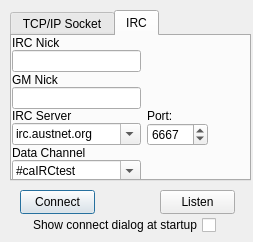
<?xml version="1.0" encoding="UTF-8"?>
<ui version="4.0">
 <class>ConnectDialog</class>
 <widget class="QDialog" name="ConnectDialog">
  <property name="geometry">
   <rect>
    <x>0</x>
    <y>0</y>
    <width>253</width>
    <height>242</height>
   </rect>
  </property>
  <property name="windowTitle">
   <string>Connection</string>
  </property>
  <widget class="QTabWidget" name="tabWidget">
   <property name="geometry">
    <rect>
     <x>10</x>
     <y>10</y>
     <width>241</width>
     <height>171</height>
    </rect>
   </property>
   <property name="currentIndex">
    <number>1</number>
   </property>
   <widget class="QWidget" name="socketTab">
    <attribute name="title">
     <string>TCP/IP Socket</string>
    </attribute>
    <widget class="QWidget" name="gridLayoutWidget">
     <property name="geometry">
      <rect>
       <x>0</x>
       <y>10</y>
       <width>196</width>
       <height>94</height>
      </rect>
     </property>
     <layout class="QGridLayout" name="gridLayout" columnstretch="1,0">
      <property name="verticalSpacing">
       <number>0</number>
      </property>
      <item row="2" column="0">
       <widget class="QLabel" name="addressLabel">
        <property name="text">
         <string>Address:</string>
        </property>
       </widget>
      </item>
      <item row="2" column="1">
       <widget class="QLabel" name="portLabel">
        <property name="text">
         <string>Port:</string>
        </property>
       </widget>
      </item>
      <item row="3" column="1">
       <widget class="QSpinBox" name="portSpinBox">
        <property name="maximumSize">
         <size>
          <width>16777215</width>
          <height>16777215</height>
         </size>
        </property>
        <property name="minimum">
         <number>0</number>
        </property>
        <property name="maximum">
         <number>65535</number>
        </property>
        <property name="value">
         <number>4000</number>
        </property>
       </widget>
      </item>
      <item row="3" column="0">
       <widget class="QComboBox" name="addressComboBox">
        <property name="editable">
         <bool>true</bool>
        </property>
        <property name="currentIndex">
         <number>0</number>
        </property>
        <property name="insertPolicy">
         <enum>QComboBox::InsertAtTop</enum>
        </property>
        <item>
         <property name="text">
          <string/>
         </property>
        </item>
       </widget>
      </item>
      <item row="1" column="0">
       <widget class="QLineEdit" name="usernameEdit"/>
      </item>
      <item row="0" column="0">
       <widget class="QLabel" name="usernameLabel">
        <property name="text">
         <string>Username:</string>
        </property>
       </widget>
      </item>
      <item row="4" column="0">
       <widget class="QCheckBox" name="webCheckBox">
        <property name="text">
         <string>Use web server</string>
        </property>
        <property name="checked">
         <bool>true</bool>
        </property>
       </widget>
      </item>
     </layout>
    </widget>
   </widget>
   <widget class="QWidget" name="ircTab">
    <attribute name="title">
     <string>IRC</string>
    </attribute>
    <widget class="QWidget" name="gridLayoutWidget_2">
     <property name="geometry">
      <rect>
       <x>0</x>
       <y>0</y>
       <width>196</width>
       <height>146</height>
      </rect>
     </property>
     <layout class="QGridLayout" name="gridLayout_2" columnstretch="1,0">
      <property name="verticalSpacing">
       <number>0</number>
      </property>
      <item row="4" column="0">
       <widget class="QLabel" name="addressLabel_2">
        <property name="text">
         <string>IRC Server</string>
        </property>
       </widget>
      </item>
      <item row="4" column="1">
       <widget class="QLabel" name="portLabel_2">
        <property name="text">
         <string>Port:</string>
        </property>
       </widget>
      </item>
      <item row="5" column="1">
       <widget class="QSpinBox" name="portSpinBox_2">
        <property name="maximumSize">
         <size>
          <width>16777215</width>
          <height>16777215</height>
         </size>
        </property>
        <property name="minimum">
         <number>0</number>
        </property>
        <property name="maximum">
         <number>65535</number>
        </property>
        <property name="value">
         <number>6667</number>
        </property>
       </widget>
      </item>
      <item row="5" column="0">
       <widget class="QComboBox" name="ircServerEdit">
        <property name="editable">
         <bool>true</bool>
        </property>
        <property name="currentIndex">
         <number>0</number>
        </property>
        <property name="insertPolicy">
         <enum>QComboBox::InsertAtTop</enum>
        </property>
        <item>
         <property name="text">
          <string>irc.austnet.org</string>
         </property>
        </item>
        <item>
         <property name="text">
          <string>127.0.0.1</string>
         </property>
        </item>
       </widget>
      </item>
      <item row="1" column="0">
       <widget class="QLineEdit" name="ircNickEdit"/>
      </item>
      <item row="0" column="0">
       <widget class="QLabel" name="usernameLabel_2">
        <property name="text">
         <string>IRC Nick</string>
        </property>
       </widget>
      </item>
      <item row="3" column="0">
       <widget class="QLineEdit" name="gmNickEdit"/>
      </item>
      <item row="2" column="0">
       <widget class="QLabel" name="usernameLabel_3">
        <property name="text">
         <string>GM Nick</string>
        </property>
       </widget>
      </item>
      <item row="7" column="0">
       <widget class="QComboBox" name="ircChannelEdit">
        <property name="editable">
         <bool>true</bool>
        </property>
        <property name="currentIndex">
         <number>0</number>
        </property>
        <property name="insertPolicy">
         <enum>QComboBox::InsertAtTop</enum>
        </property>
        <item>
         <property name="text">
          <string>#caIRCtest</string>
         </property>
        </item>
       </widget>
      </item>
      <item row="6" column="0">
       <widget class="QLabel" name="addressLabel_3">
        <property name="text">
         <string>Data Channel</string>
        </property>
       </widget>
      </item>
     </layout>
    </widget>
   </widget>
  </widget>
  <widget class="QCheckBox" name="showStartupCheckBox">
   <property name="geometry">
    <rect>
     <x>15</x>
     <y>215</y>
     <width>201</width>
     <height>20</height>
    </rect>
   </property>
   <property name="layoutDirection">
    <enum>Qt::RightToLeft</enum>
   </property>
   <property name="text">
    <string>Show connect dialog at startup</string>
   </property>
  </widget>
  <widget class="QPushButton" name="connectButton">
   <property name="geometry">
    <rect>
     <x>20</x>
     <y>190</y>
     <width>75</width>
     <height>24</height>
    </rect>
   </property>
   <property name="text">
    <string>Connect</string>
   </property>
  </widget>
  <widget class="QPushButton" name="listenButton">
   <property name="geometry">
    <rect>
     <x>160</x>
     <y>190</y>
     <width>75</width>
     <height>24</height>
    </rect>
   </property>
   <property name="text">
    <string>Listen</string>
   </property>
  </widget>
 </widget>
 <tabstops>
  <tabstop>usernameEdit</tabstop>
  <tabstop>addressComboBox</tabstop>
  <tabstop>portSpinBox</tabstop>
  <tabstop>showStartupCheckBox</tabstop>
  <tabstop>connectButton</tabstop>
  <tabstop>listenButton</tabstop>
 </tabstops>
 <resources/>
 <connections/>
</ui>
